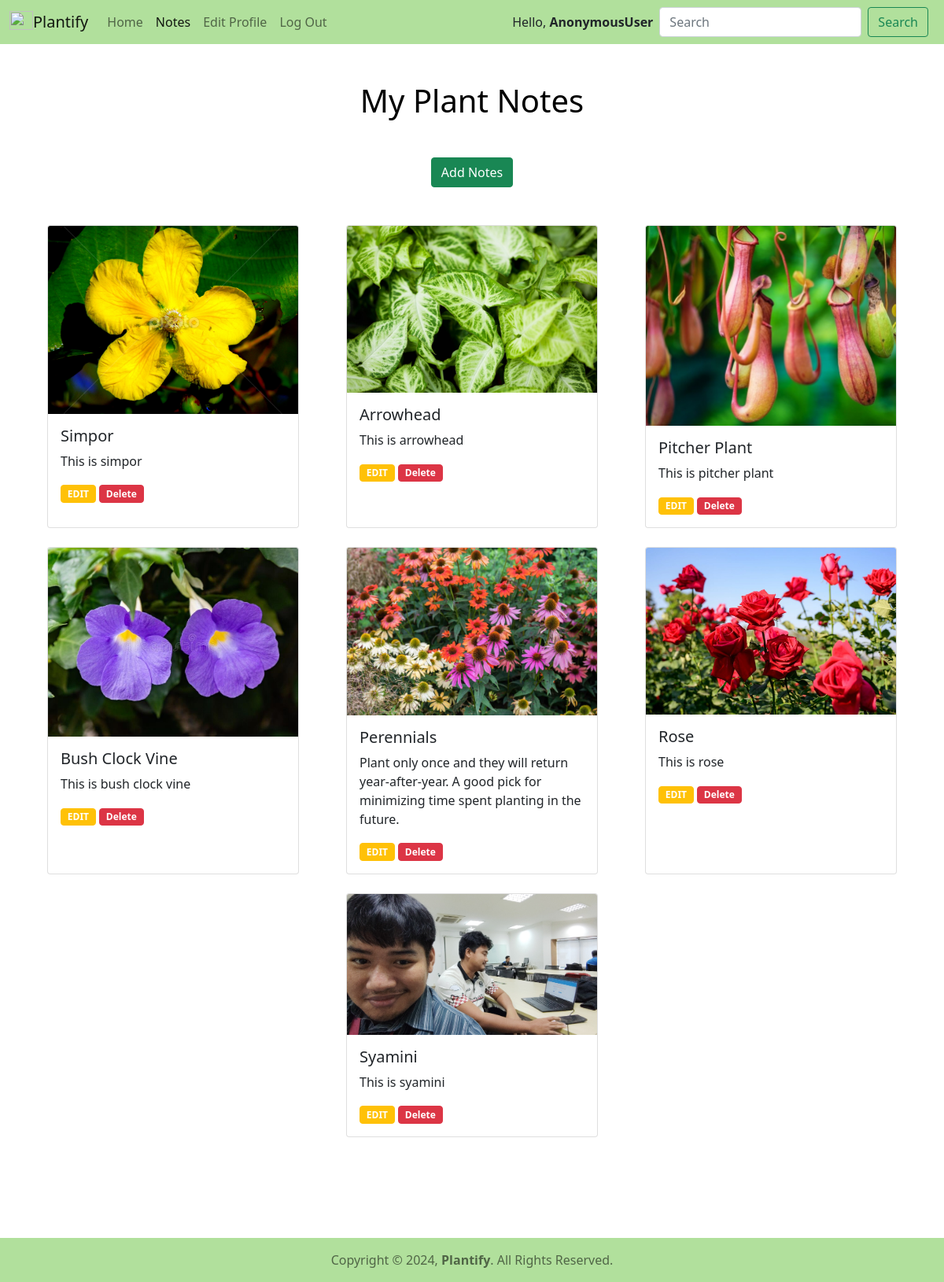
The app's page /notes/ with its own data.
### home/models.py (models this page shows, shortened)
class Notes(models.Model):
    plantname = models.CharField(max_length=100)
    description = models.TextField(blank=True, null=True)
    image = models.FileField(upload_to="pic/%y/")

### home/views.py (the view)
# urls.py: path('notes/', views.notes_view, name='notes'),
def notes_view(request):
    notes = Notes.objects.all()
    context = {'notes': notes }
    return render(request, 'home/notes.html', context)

### home/templates/home/notes.html (shortened to what this page needs)
<!DOCTYPE html>
<html lang="en">
<head>
    <link href="https://cdn.jsdelivr.net/npm/bootstrap@5.0.2/dist/css/bootstrap.min.css" rel="stylesheet"
>
</head>
{% load static %}
<link rel="stylesheet" href="{% static 'style.css' %}">
<head>
    <link href="https://cdn.jsdelivr.net/npm/bootstrap@5.0.2/dist/css/bootstrap.min.css" rel="stylesheet">
</head>
<body>
    <nav class="navbar sticky-top navbar-expand-lg navbar-light" style="background-color: #B1E09C">
        <div class="container-fluid">
            <a class="navbar-brand" href="{% url 'index' %}">
                <img src="{% static 'logo/logo.png' %}" alt="" width="30" height="24"
                    class="d-inline-block align-text-top">Plantify
            </a>
            <div class="collapse navbar-collapse" id="navbarSupportedContent">
                <ul class="navbar-nav me-auto mb-2 mb-lg-0">
                    <li class="nav-item">
                        <a class="nav-link" href="{% url 'index' %}">Home</a>
                    </li>
                    <li class="nav-item">
                        <a class="nav-link active" aria-current="page" href="{% url 'notes' %}">Notes</a>
                    </li>
                    <li class="nav-item">
                        <a class="nav-link" data-bs-toggle="modal" data-bs-target="#editProfileModal">Edit Profile</a>
                    </li>
                    <li class="nav-item">
                        <a class="nav-link" href="{% url 'logout' %}">Log Out</a>
                    </li>
                </ul>
                <span class="me-2">Hello, <strong>{{request.user}}</strong></span>
                <form action="{% url 'search' %}" class="d-flex" method="GET">
                    <input name="search" class="form-control me-2" type="search" placeholder="Search"
                        aria-label="Search">
                    <button class="btn btn-outline-success me-2" type="submit">Search</button>
                </form>
            </div>
        </div>
    </nav>
    <h1 class="text-center mt-5 mb-5" style="color: black;">My Plant Notes</h1>
    <div class="text-center mb-5">
        <a href="{% url 'add_notes' %}" class="btn btn-success">Add Notes</a>
    </div>
    <div class="container mt-4">
        {% for x in notes %}
        {% if forloop.first %}
        <div class="row gp-4 justify-content-center">
            {% endif %}
            <div class="col-lg-4 col-md-6 col-12 mb-4 d-flex justify-content-center">
                <div class="card" style="width: 20rem;">
                    <img src="{{x.image.url}}" class="card-img-top" alt="{{x.image.url}}">
                    <div class="card-body">
                        <h5 class="card-title">{{x.plantname}}</h5>
                        <p class="text-justify card-text">{{x.description}}</p>
                        <button class="btn btn-warning badge"
                            onclick="openEditModal('{{ x.id }}', '{{ x.plantname }}', '{{ x.description }}', '{{ x.image }}')">EDIT
                        </button>
                        <a href="{% url 'delete_note' x.id %}" class="btn btn-danger badge">Delete</a>
                    </div>
                </div>
            </div>
            {% if forloop.counter|divisibleby:3 %}
        </div>
        <div class="row gp-4 justify-content-center">{% endif %}{% if forloop.last %}</div> {% endif %}
        {% endfor %}
    </div>
    <nav class="navbar fixed-bottom navbar-light" style="background-color: #B1E09C">
        <div class="container-fluid d-flex justify-content-center">
            <span class="navbar-text">
                Copyright &#169; 2024, <strong>Plantify</strong>. All Rights Reserved.
            </span>
        </div>
    </nav>
</body>
</html>

### static/style.css (style rules this page uses)
.container { margin: 80px 240px 60px 240px; padding: 0px 100px 100px 100px; }
h1 { color: black; }

### records on screen
Notes: image (picture), plantname "Simpor", description "This is simpor"
Notes: image (picture), plantname "Arrowhead", description "This is arrowhead"
Notes: image (picture), plantname "Pitcher Plant", description "This is pitcher plant"
Notes: image (picture), plantname "Bush Clock Vine", description "This is bush clock vine"
Notes: image (picture), plantname "Perennials", description "Plant only once and they will return year-after-year. A good pick for minimizing time spent planting in the future."
Notes: image (picture), plantname "Rose", description "This is rose"
Notes: image (picture), plantname "Syamini", description "This is syamini"

### other values on screen
{{ request.user }} "AnonymousUser"
